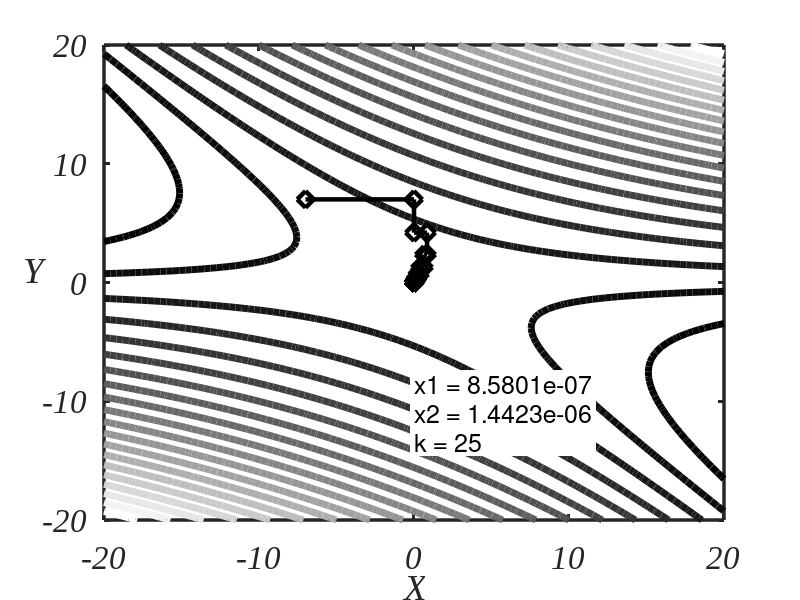

Recreate this plot in MATLAB.
##Приклад №1 з функцією свого варіанту
clc, clear all; more off; 
function [z, df]=func(c, x, y) 
 if (nargin==2) 
 z=c(1)*x.^2 - c(2)*x;
 endif 
 if (nargin==3) 
 z=c(1)*x^2 + c(2)*y.^2 - c(3)*(x.*y); 
 endif 
 if (nargout==2) && (nargin==2) %градіент 
 df(1)=2*c(1)*x(1) - c(2)*x(2);  
 df(2)=2*c(2)*x(2) - c(3)*x(1); 
 endif 
 z=-z; 
endfunction 

c = [-2 -1 1]; x = [-7 7];%початкові зачення 
g = 0.2; %постійна кроку 
d = 0.00001; %похибка 
k = 1; kmax = 100; %лічильник ітерацій 
x1t = [x(1)]; x2t = [x(2)]; %проміжні точки 
xt = [x(1), x(2)]; 
%основний робочий цикл 
do 
 [temp, gr] = func(c, x); %спуск за першою координатою  
 x(1) = x(1) + g*gr(1); 
 xt = [xt ; x] 
 [temp, gr] = func(c, x); %спуск за другою координатою  
 x(2) = x(2) + g*gr(2); 
 xt = [xt ; x]; 
until (norm(gr,'fro') <= d || ++k > kmax) 
xx = linspace(-20,20); yy = linspace(-20,20); 
[X, Y] = meshgrid(xx, yy); Z=func(c, X, Y); 
colormap (gray); contour(X, Y, Z, 20, 'fill', 'off','linewidth',5); hold on; 
## нанесення точок 
plot(xt(:,1), xt(:,2), '.d-k', 'LineWidth', 3.25, 'markersize',12); text(x(1) + 0, x(2)- 11, strvcat(['x1 = ' num2str(x(1))], ['x2 = ' num2str(x(2))], ['k = ' num2str(k)]), 'FontSize', 18, 'backgroundcolor', 'white'); 
xlabel('X'); ylabel("Y") 
set(get(gca,'ylabel'),'rotation',0) 
set(gca, 'linewidth', 2.5, 'fontsize', 24, 'gridalpha', 0.75, 'FontName', 'Times New Roman', 'FontAngle', 'Italic'); hold off
